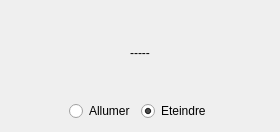
<?xml version="1.0" encoding="UTF-8"?>
<ui version="4.0">
 <class>AmpouleVue</class>
 <widget class="QWidget" name="AmpouleVue">
  <property name="geometry">
   <rect>
    <x>0</x>
    <y>0</y>
    <width>280</width>
    <height>132</height>
   </rect>
  </property>
  <property name="windowTitle">
   <string>Ampoule</string>
  </property>
  <layout class="QVBoxLayout" name="verticalLayout">
   <item>
    <widget class="QLabel" name="labelEtat">
     <property name="sizePolicy">
      <sizepolicy hsizetype="Preferred" vsizetype="Preferred">
       <horstretch>0</horstretch>
       <verstretch>0</verstretch>
      </sizepolicy>
     </property>
     <property name="text">
      <string>-----</string>
     </property>
     <property name="alignment">
      <set>Qt::AlignCenter</set>
     </property>
    </widget>
   </item>
   <item>
    <layout class="QHBoxLayout" name="horizontalLayout">
     <item>
      <spacer name="horizontalSpacer">
       <property name="orientation">
        <enum>Qt::Horizontal</enum>
       </property>
       <property name="sizeHint" stdset="0">
        <size>
         <width>40</width>
         <height>20</height>
        </size>
       </property>
      </spacer>
     </item>
     <item>
      <widget class="QRadioButton" name="bAllumer">
       <property name="sizePolicy">
        <sizepolicy hsizetype="Minimum" vsizetype="Fixed">
         <horstretch>0</horstretch>
         <verstretch>0</verstretch>
        </sizepolicy>
       </property>
       <property name="text">
        <string>Allumer</string>
       </property>
      </widget>
     </item>
     <item>
      <widget class="QRadioButton" name="bEteindre">
       <property name="enabled">
        <bool>true</bool>
       </property>
       <property name="acceptDrops">
        <bool>false</bool>
       </property>
       <property name="text">
        <string>Eteindre</string>
       </property>
       <property name="checked">
        <bool>true</bool>
       </property>
      </widget>
     </item>
     <item>
      <spacer name="horizontalSpacer_2">
       <property name="orientation">
        <enum>Qt::Horizontal</enum>
       </property>
       <property name="sizeHint" stdset="0">
        <size>
         <width>40</width>
         <height>20</height>
        </size>
       </property>
      </spacer>
     </item>
    </layout>
   </item>
  </layout>
 </widget>
 <resources/>
 <connections/>
</ui>
